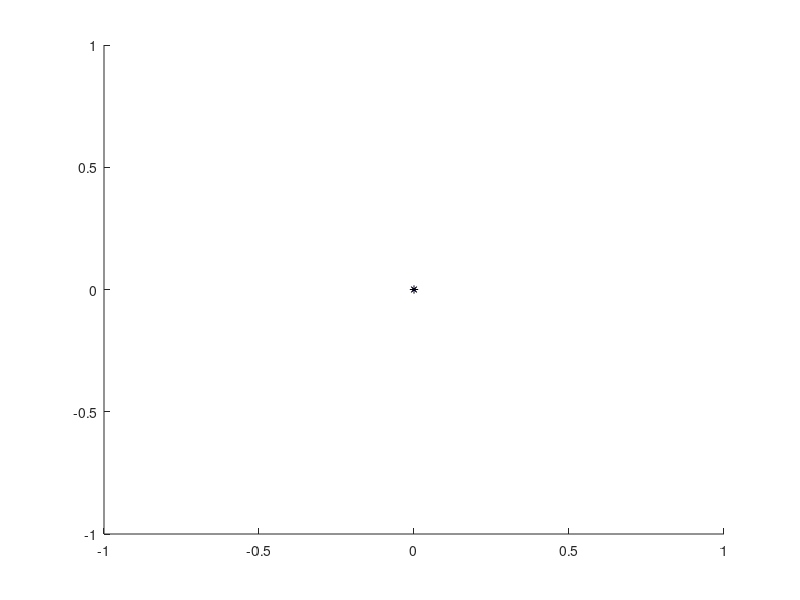

The MATLAB source for this figure: (Note: this script raises an error after producing the figure.)
function demo_bearing_only()
%function demo_bearing_only
%
% Demonstrate the behaviour of an EKF, UKF, and naive particle filter for
% the bearing-only target-tracking problem as described in: 
%
%   N. Gordon, D. Salmond, and A. F. M. Smith, Novel approach to nonlinear
%   and non-Gaussian Bayesian state estimation, Proc. Inst. Elect. Eng., F,
%   vol. 140, pp. 107-113, 1993.
%
% The plots show variances of EKF (red), UKF(cyan) and particle(blue), as well
% as the prior particle samples (green) and resampled posterior particle samples (blue).
% The true states and observations are shown in black.
%
% Tim Bailey 2005.

intro;
h = setup_plot;

% true states and observations
xtrue = [-0.05; 0.001; 0.7; -0.055];
[xactual, zactual] = generate_truestates(xtrue);

% linear models and noises
[F,G,Q] = predict_model;
R = observe_model_noise;

% initial filter estimates with Gordon's prior (EKF - {x,P}, UKF - {xu,Pu}, particles {s})
P = diag([0.5^2, 0.005^2, 0.3^2, 0.01^2]); 
x = [0.0; 0.0; 0.4; -0.05];                
Pu = P;
xu = x;
N = 20000;
s = gauss_samples(x,P,N);

% filter loop
for i = 1:length(zactual)
    
    % predict step (Kalman)
    x = F*x;
    P = F*P*F' + G*Q*G';
    xu = F*xu;
    Pu = F*Pu*F' + G*Q*G';
    
    % predict step (particle)
    s = F*s + G*gauss_samples([0;0],Q,N);
    spri = s; % prior sample set (ie, predict set)
    
    % update step (EKF and UKF)
    z = zactual(i);
    [x,P]   = ekf_update      (@observe_model, @observe_model_diff, x, P,  z,R);
    [xu,Pu] = unscented_update(@observe_model, @observe_model_diff, xu,Pu, z,R);
    
    % update step (particle)
    v = observe_model_diff(repmat(z,1,N), observe_model(s));
    w = gauss_likelihood(v, R);    
    if sum(w) ~= 0
        [keep, Neff] = stratified_resample(w);
        s = s(:,keep);
    else
        warning('All likelihoods are zero at step:'), disp(i)
    end
    
    % plots
    do_plot(h, xactual(:,1:i+1), z, spri,s, x,P, xu,Pu);
    disp(['Step ' num2str(i) '. Press any key to continue.'])
    pause
end

%
%

function [xactual, zactual] = generate_truestates(xtrue)
xactual = xtrue;
[F,G,Q] = predict_model;
R = observe_model_noise;

for i=1:24
    xactual(:,i+1) = F * xactual(:,i) + G * gauss_samples([0;0],Q,1);
    zactual(i) = observe_model(xactual(:,i+1)) + gauss_samples(0,R,1);
end

%
%

function [F,G,Q] = predict_model()
F = [1 1 0 0; % state transition model
     0 1 0 0;
     0 0 1 1;
     0 0 0 1];

G = [0.5 0; % model relating process noise to state
     1  0;
     0 0.5;
     0  1];
 
Q = eye(2) * 0.001^2; % process noise

%
%

function z = observe_model(x)
z = atan2(x(3,:), x(1,:));

%
%

function v = observe_model_diff(z1,z2)
v = pi_to_pi(z1 - z2);

%
%

function R = observe_model_noise()
R = 0.005^2; 

%
%

function h = setup_plot()

figure, hold on, % axis equal

h.prior = plot(0,0,'g+', 'markersize', 2); % prior samples
h.post = plot(0,0,'bx', 'markersize', 3);  % posterior samples
h.cov = plot(0,0,'b');                     % particle variance

h.kfx = plot(0,0,'r.');                    % kalman mean
h.kfP = plot(0,0,'r');                     % kalman covariance

h.ux = plot(0,0,'c.');                     % unscented mean
h.uP = plot(0,0,'c');                      % unscented covariance

h.xt = plot(0,0,'k*');                     % actual state
h.z = plot(0,0,'k');                       % actual measurement

%
%

function do_plot(h, xtrue, z, spri, spost, x,P, xu,Pu)

set(h.prior, 'xdata', spri(1,:), 'ydata', spri(3,:))
set(h.post, 'xdata', spost(1,:), 'ydata', spost(3,:))
set(h.z, 'xdata', [0 cos(z)], 'ydata', [0 sin(z)])
set(h.xt, 'xdata', xtrue(1,:), 'ydata', xtrue(3,:))

[xm,Pm] = sample_mean(spost([1 3],:));
e = sigma_ellipse(xm, Pm, 2);
set(h.cov, 'xdata', e(1,:), 'ydata', e(2,:))

e = sigma_ellipse(x([1 3]), P([1 3],[1 3]), 2);
set(h.kfP, 'xdata', e(1,:), 'ydata', e(2,:))
set(h.kfx, 'xdata', x(1), 'ydata', x(3))

e = sigma_ellipse(xu([1 3]), Pu([1 3],[1 3]), 2);
set(h.uP, 'xdata', e(1,:), 'ydata', e(2,:))
set(h.ux, 'xdata', xu(1), 'ydata', xu(3))

drawnow

%
%

function intro()

disp(' ')
disp('This demo shows the behaviour of an EKF, UKF, and basic particle filter for')
disp('the bearing-only target-tracking problem as described in: ')
disp(' ')
disp('  N. Gordon, D. Salmond, and A. F. M. Smith, Novel approach to nonlinear')
disp('  and non-Gaussian Bayesian state estimation, Proc. Inst. Elect. Eng., F,')
disp('  vol. 140, pp. 107-113, 1993.')
disp(' ')
disp('The plots show variances of EKF (red), UKF(cyan) and particle(blue), as well')
disp('as the prior particle samples (green) and resampled posterior particle samples')
disp('(blue). The measurements and trajectory of true states are shown in black.')
disp(' ')